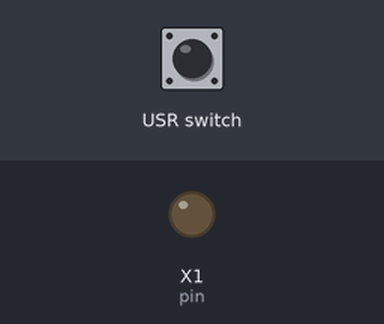
Bench run of a program on a simulated pyboard running MicroPython. On the bench: output pins drawn as LEDs (lit = HIGH). The inputs (shaded band) are chosen by the test bench.

Above: at 1.2 s.
1.3 s: USR switch pressed for 0.15 s
At 1.37 s:
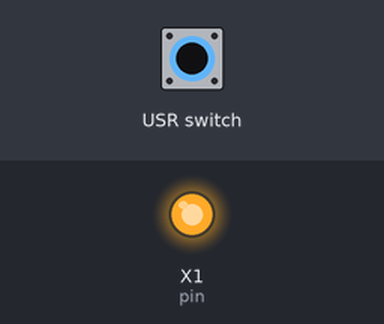
2.9 s: USR switch pressed for 3.2 s
At 6.5 s:
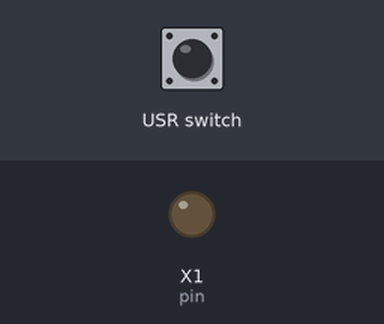
Timing chart, 0 to 8.0 s (numbered marks = the images above; inputs shaded):
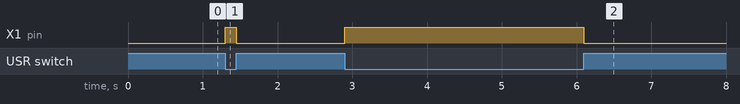

Measured:
- after the input at 1.3 s, X1 (pin): LOW → HIGH at once, → LOW 0.15 s later
- after the input at 2.9 s, X1 (pin): LOW → HIGH at once, → LOW 3.2 s later

The program:

PinsBasicOutput.py
```python
import pyb

# USR button is controlled using a Switch object
# This is the one closer to the center of the pyboard
sw = pyb.Switch()
# connect an LED (with resistor) to pin X1 (the corner)
# a ground pin is two pins away.
pin = pyb.Pin('X1', pyb.Pin.OUT_PP) # configuring X1 to Push/Pull output

# LED is on only when the USR button is pressed down
while True:
	if sw() == True:
		pin.high()
	else:
		pin.low()
```
